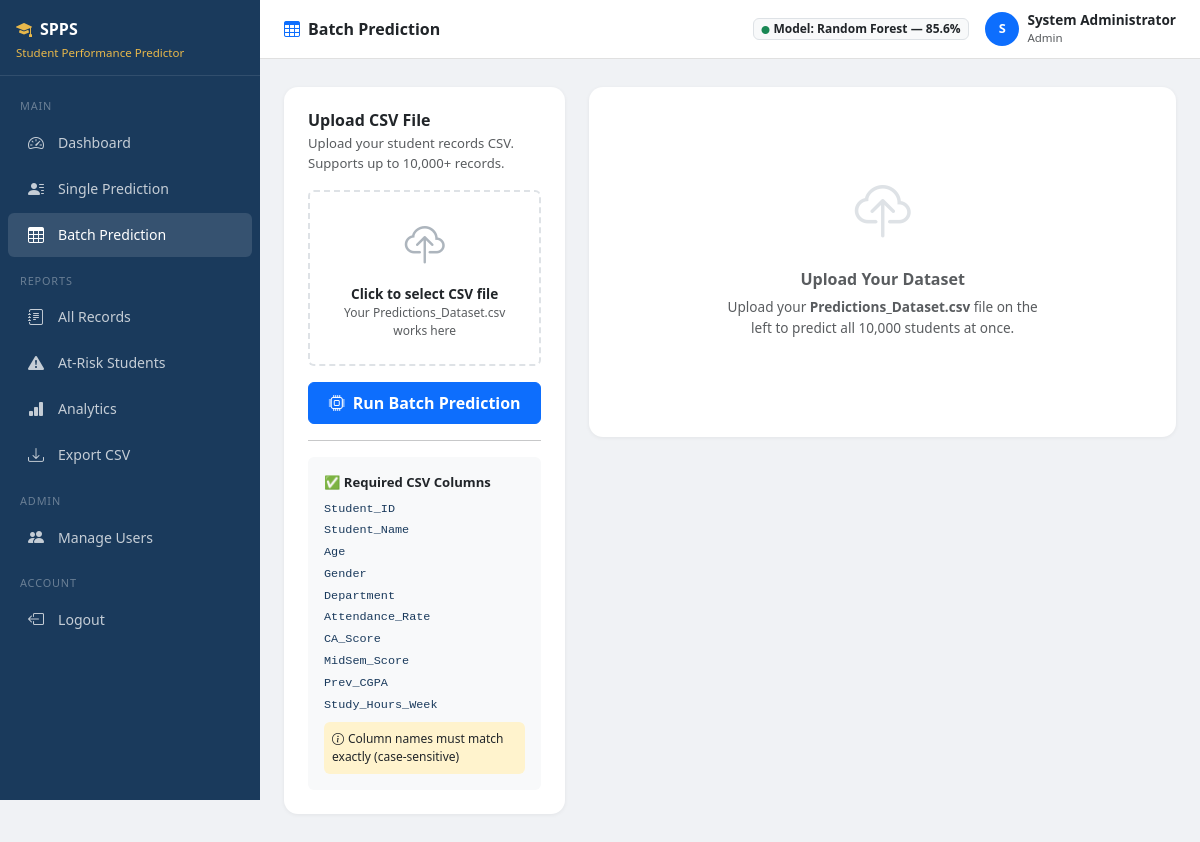
/batch (signed in), run on the app's committed database.
### app.py (models this page shows)
class User(UserMixin, db.Model):
    id       = db.Column(db.Integer, primary_key=True)
    username = db.Column(db.String(80), unique=True, nullable=False)
    email    = db.Column(db.String(120), unique=True, nullable=False)
    password = db.Column(db.String(200), nullable=False)
    role     = db.Column(db.String(20), default='lecturer')
    fullname = db.Column(db.String(120), default='')
    created  = db.Column(db.DateTime, default=datetime.utcnow)

### app.py (the view, shortened to what this page needs)
@app.route('/batch', methods=['GET','POST'])
@login_required
def batch():
    results   = []
    error_msg = None
    summary   = {}
    return render_template('batch.html', results=results, summary=summary,
                           colors=PERF_COLORS, icons=PERF_ICONS)

### app.py (called while the page is built)
@login_manager.user_loader
def load_user(uid):
    return User.query.get(int(uid))

### templates/batch.html (shortened to what this page needs)
{% extends 'base.html' %}
{% block page_title %}<i class="bi bi-table me-2 text-primary"></i>Batch Prediction{% endblock %}
{% block content %}
<div class="row g-4">
  <div class="col-lg-4">
    <div class="section-card">
      <h6 class="fw-bold mb-1">Upload CSV File</h6>
      <p class="text-muted mb-3" style="font-size:.82rem">Upload your student records CSV. Supports up to 10,000+ records.</p>
      <form method="POST" enctype="multipart/form-data" id="batchForm">
        <div class="mb-3 p-4 rounded text-center" style="border:2px dashed #dee2e6;cursor:pointer" onclick="document.getElementById('csvfile').click()" id="dropZone">
          <i class="bi bi-cloud-upload" style="font-size:2.5rem;color:#adb5bd" id="uploadIcon"></i>
          <p class="mt-2 mb-0 fw-semibold" style="font-size:.85rem" id="uploadText">Click to select CSV file</p>
          <p class="text-muted mb-0" style="font-size:.75rem">Your Predictions_Dataset.csv works here</p>
        </div>
        <button type="submit" class="btn btn-primary w-100 fw-semibold py-2" id="submitBtn" onclick="showProgress()">
          <i class="bi bi-cpu me-2"></i>Run Batch Prediction
        </button>
      </form>
      <hr class="my-3"/>
      <div class="p-3 rounded" style="background:#f8f9fa">
        <div class="fw-semibold mb-2" style="font-size:.82rem">✅ Required CSV Columns</div>
        {% for col in ['Student_ID','Student_Name','Age','Gender','Department','Attendance_Rate','CA_Score','MidSem_Score','Prev_CGPA','Study_Hours_Week'] %}
        <code class="d-block mb-1" style="font-size:.74rem;color:#1a3a5c">{{ col }}</code>
        {% endfor %}
        <div class="mt-2 p-2 rounded" style="background:#fff3cd;font-size:.75rem">
          <i class="bi bi-info-circle me-1"></i>Column names must match exactly (case-sensitive)
        </div>
      </div>
    </div>
  </div>
  <div class="col-lg-8">
    {% if results %}
    <div class="section-card">
      <div class="d-flex justify-content-between align-items-center mb-3">
        <h6 class="fw-bold mb-0">Prediction Results — {{ results|length }} Students</h6>
        <a href="{{ url_for('export_csv') }}" class="btn btn-sm btn-outline-success">
          <i class="bi bi-download me-1"></i>Export All to CSV
        </a>
      </div>
      <div class="mb-3 d-flex gap-2 flex-wrap">
        <button class="btn btn-sm btn-outline-secondary active" onclick="filterTable('all',this)">All</button>
        <button class="btn btn-sm btn-outline-success" onclick="filterTable('Distinction',this)">🏆 Distinction</button>
        <button class="btn btn-sm btn-outline-primary" onclick="filterTable('Credit',this)">✅ Credit</button>
        <button class="btn btn-sm btn-outline-warning" onclick="filterTable('Pass',this)">📘 Pass</button>
        <button class="btn btn-sm btn-outline-danger" onclick="filterTable('At-Risk',this)">⚠️ At-Risk</button>
      </div>
      <div class="table-responsive" style="max-height:520px;overflow-y:auto">
        <table class="table table-hover align-middle table-sm" id="resultsTable">
          <thead class="sticky-top bg-white">
            <tr>
              <th>Student ID</th><th>Name</th><th>Department</th>
              <th>Prediction</th><th>Confidence</th>
            </tr>
          </thead>
          <tbody>
          {% for r in results %}
          <tr data-result="{{ r.prediction }}">
            <td><code style="font-size:.75rem">{{ r.id }}</code></td>
            <td style="font-size:.83rem;font-weight:600">{{ r.name }}</td>
            <td style="font-size:.78rem;color:#6c757d">{{ r.dept }}</td>
            <td>
              <span class="badge" style="background:{{ r.color }};color:{{ 'black' if r.prediction=='Pass' else 'white' }}">
                {{ r.icon }} {{ r.prediction }}
              </span>
            </td>
            <td>
              <div class="d-flex align-items-center gap-2">
                <div class="progress flex-grow-1" style="height:5px;min-width:50px">
                  <div class="progress-bar" style="width:{{ r.confidence }}%;background:{{ r.color }}"></div>
                </div>
                <span style="font-size:.75rem;white-space:nowrap">{{ r.confidence }}%</span>
              </div>
            </td>
          </tr>
          {% endfor %}
          </tbody>
        </table>
      </div>
      <div class="text-muted mt-2" style="font-size:.75rem">
        Showing all {{ results|length }} records. Use filter buttons above to narrow down.
      </div>
    </div>
    {% else %}
    <div class="section-card d-flex flex-column align-items-center justify-content-center text-center" style="min-height:350px">
      <i class="bi bi-cloud-upload" style="font-size:3.5rem;color:#dee2e6"></i>
      <h6 class="mt-3 text-muted fw-bold">Upload Your Dataset</h6>
      <p class="text-muted" style="font-size:.85rem;max-width:320px">
        Upload your <strong>Predictions_Dataset.csv</strong> file on the left to predict all 10,000 students at once.
      </p>
    </div>
    {% endif %}
  </div>
</div>
{% endblock %}

### templates/base.html (shortened to what this page needs)
<!DOCTYPE html>
<html lang="en">
<head>
  <link href="https://cdn.jsdelivr.net/npm/bootstrap@5.3.2/dist/css/bootstrap.min.css" rel="stylesheet"/>
  <link href="https://cdn.jsdelivr.net/npm/bootstrap-icons@1.11.3/font/bootstrap-icons.css" rel="stylesheet"/>
</head>
<body>
{% if current_user.is_authenticated %}
<div id="sidebar">
  <div class="logo">
    <h5><i class="bi bi-mortarboard-fill me-2" style="color:var(--accent)"></i>SPPS</h5>
    <small>Student Performance Predictor</small>
  </div>
  <nav class="mt-2 pb-4">
    <div class="section-label">Main</div>
    <a href="{{ url_for('dashboard') }}" class="nav-link {% if request.endpoint=='dashboard' %}active{% endif %}">
      <i class="bi bi-speedometer2"></i> Dashboard
    </a>
    <a href="{{ url_for('predict') }}" class="nav-link {% if request.endpoint=='predict' %}active{% endif %}">
      <i class="bi bi-person-lines-fill"></i> Single Prediction
    </a>
    <a href="{{ url_for('batch') }}" class="nav-link {% if request.endpoint=='batch' %}active{% endif %}">
      <i class="bi bi-table"></i> Batch Prediction
    </a>
    <div class="section-label">Reports</div>
    <a href="{{ url_for('records') }}" class="nav-link {% if request.endpoint=='records' %}active{% endif %}">
      <i class="bi bi-journal-text"></i> All Records
    </a>
    <a href="{{ url_for('at_risk') }}" class="nav-link {% if request.endpoint=='at_risk' %}active{% endif %}">
      <i class="bi bi-exclamation-triangle-fill"></i> At-Risk Students
    </a>
    <a href="{{ url_for('analytics') }}" class="nav-link {% if request.endpoint=='analytics' %}active{% endif %}">
      <i class="bi bi-bar-chart-fill"></i> Analytics
    </a>
    <a href="{{ url_for('export_csv') }}" class="nav-link">
      <i class="bi bi-download"></i> Export CSV
    </a>
    {% if current_user.role == 'admin' %}
    <div class="section-label">Admin</div>
    <a href="{{ url_for('admin_users') }}" class="nav-link {% if request.endpoint=='admin_users' %}active{% endif %}">
      <i class="bi bi-people-fill"></i> Manage Users
    </a>
    {% endif %}
    <div class="section-label">Account</div>
    <a href="{{ url_for('logout') }}" class="nav-link">
      <i class="bi bi-box-arrow-left"></i> Logout
    </a>
  </nav>
</div>
<div id="main">
  <div class="topbar d-flex align-items-center justify-content-between">
    <div>
      <span class="fw-semibold text-dark">{% block page_title %}{% endblock %}</span>
    </div>
    <div class="d-flex align-items-center gap-3">
      <span class="badge bg-light text-dark border">
        <i class="bi bi-circle-fill text-success me-1" style="font-size:.5rem"></i>Model: Random Forest — 85.6%
      </span>
      <div class="d-flex align-items-center gap-2">
        <div class="rounded-circle bg-primary d-flex align-items-center justify-content-center text-white" style="width:34px;height:34px;font-size:.8rem;font-weight:700">
          {{ current_user.fullname[0] if current_user.fullname else current_user.username[0].upper() }}
        </div>
        <div class="d-none d-md-block">
          <div class="fw-semibold" style="font-size:.85rem;line-height:1.2">{{ current_user.fullname or current_user.username }}</div>
          <div class="text-muted" style="font-size:.72rem">{{ current_user.role.title() }}</div>
        </div>
      </div>
    </div>
  </div>
  <div class="content">
    {% block content %}{% endblock %}
  </div>
</div>
{% else %}
{% block auth_content %}{% endblock %}
{% endif %}
</body>
</html>

### templates/base.html (style rules this page uses)
:root { --primary:#1a3a5c;--accent:#e8b84b;--sidebar-w:260px; }
body { background:#f0f2f5;font-family:'Segoe UI',sans-serif; }
#sidebar { position:fixed;top:0;left:0;height:100vh;width:var(--sidebar-w);background:var(--primary);z-index:1000;transition:width .2s; }
#sidebar .logo { padding:20px 16px 12px;border-bottom:1px solid rgba(255,255,255,.1); }
#sidebar .logo h5 { color:#fff;font-weight:700;margin:0;font-size:1rem; }
#sidebar .logo small { color:var(--accent);font-size:.72rem; }
#sidebar .nav-link { color:rgba(255,255,255,.75);padding:10px 20px;border-radius:6px;margin:2px 8px;font-size:.88rem;display:flex;align-items:center;gap:10px; }
#sidebar .nav-link:hover,#sidebar .nav-link.active { background:rgba(255,255,255,.12);color:#fff; }
#sidebar .nav-link i { font-size:1rem;width:20px; }
#sidebar .section-label { color:rgba(255,255,255,.35);font-size:.68rem;letter-spacing:.08em;padding:14px 20px 4px;text-transform:uppercase; }
#main { margin-left:var(--sidebar-w);min-height:100vh; }
.topbar { background:#fff;border-bottom:1px solid #e0e0e0;padding:12px 24px;position:sticky;top:0;z-index:900; }
.content { padding:28px 24px; }
.section-card { background:#fff;border-radius:14px;padding:24px;border:none;box-shadow:0 1px 4px rgba(0,0,0,.06); }

### data on the page
User: fullname "S", fullname "System Administrator", role "Admin"

### other printed values
{{ col }} "Student_ID" "Student_Name" "Age" "Gender" "Department" "Attendance_Rate" "CA_Score" "MidSem_Score" "Prev_CGPA" "Study_Hours_Week"
